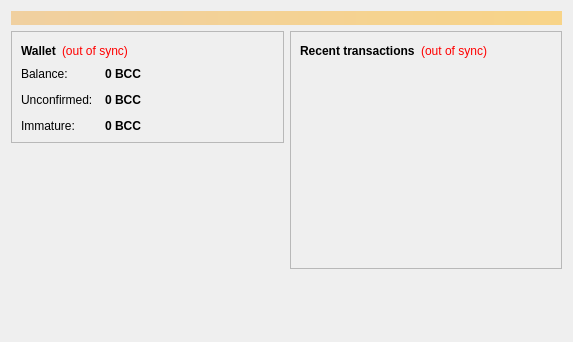
<?xml version="1.0" encoding="UTF-8"?>
<ui version="4.0">
 <class>OverviewPage</class>
 <widget class="QWidget" name="OverviewPage">
  <property name="geometry">
   <rect>
    <x>0</x>
    <y>0</y>
    <width>573</width>
    <height>342</height>
   </rect>
  </property>
  <property name="windowTitle">
   <string>Form</string>
  </property>
  <layout class="QVBoxLayout" name="topLayout">
   <item>
    <widget class="QLabel" name="labelAlerts">
     <property name="visible">
      <bool>false</bool>
     </property>
     <property name="styleSheet">
      <string notr="true">background-color: qlineargradient(x1: 0, y1: 0, x2: 1, y2: 0, stop:0 #F0D0A0, stop:1 #F8D488); color:#000000;</string>
     </property>
     <property name="wordWrap">
      <bool>true</bool>
     </property>
     <property name="margin">
      <number>3</number>
     </property>
    </widget>
   </item>
   <item>
    <layout class="QHBoxLayout" name="horizontalLayout" stretch="1,1">
     <item>
      <layout class="QVBoxLayout" name="verticalLayout_2">
       <item>
        <widget class="QFrame" name="frame">
         <property name="frameShape">
          <enum>QFrame::StyledPanel</enum>
         </property>
         <property name="frameShadow">
          <enum>QFrame::Raised</enum>
         </property>
         <layout class="QVBoxLayout" name="verticalLayout_4">
          <item>
           <layout class="QHBoxLayout" name="horizontalLayout_4">
            <item>
             <widget class="QLabel" name="label_5">
              <property name="font">
               <font>
                <weight>75</weight>
                <bold>true</bold>
               </font>
              </property>
              <property name="text">
               <string>Wallet</string>
              </property>
             </widget>
            </item>
            <item>
             <widget class="QLabel" name="labelWalletStatus">
              <property name="toolTip">
               <string>The displayed information may be out of date. Your wallet automatically synchronizes with the BullCityCoin network after a connection is established, but this process has not completed yet.</string>
              </property>
              <property name="styleSheet">
               <string notr="true">QLabel { color: red; }</string>
              </property>
              <property name="text">
               <string notr="true">(out of sync)</string>
              </property>
              <property name="alignment">
               <set>Qt::AlignLeading|Qt::AlignLeft|Qt::AlignVCenter</set>
              </property>
             </widget>
            </item>
            <item>
             <spacer name="horizontalSpacer_2">
              <property name="orientation">
               <enum>Qt::Horizontal</enum>
              </property>
              <property name="sizeHint" stdset="0">
               <size>
                <width>40</width>
                <height>20</height>
               </size>
              </property>
             </spacer>
            </item>
           </layout>
          </item>
          <item>
           <layout class="QFormLayout" name="formLayout_2">
            <property name="fieldGrowthPolicy">
             <enum>QFormLayout::AllNonFixedFieldsGrow</enum>
            </property>
            <property name="horizontalSpacing">
             <number>12</number>
            </property>
            <property name="verticalSpacing">
             <number>12</number>
            </property>
            <item row="0" column="0">
             <widget class="QLabel" name="label">
              <property name="text">
               <string>Balance:</string>
              </property>
             </widget>
            </item>
            <item row="0" column="1">
             <widget class="QLabel" name="labelBalance">
              <property name="font">
               <font>
                <weight>75</weight>
                <bold>true</bold>
               </font>
              </property>
              <property name="cursor">
               <cursorShape>IBeamCursor</cursorShape>
              </property>
              <property name="toolTip">
               <string>Your current balance</string>
              </property>
              <property name="text">
               <string notr="true">0 BCC</string>
              </property>
              <property name="textInteractionFlags">
               <set>Qt::LinksAccessibleByMouse|Qt::TextSelectableByKeyboard|Qt::TextSelectableByMouse</set>
              </property>
             </widget>
            </item>
            <item row="1" column="0">
             <widget class="QLabel" name="label_3">
              <property name="text">
               <string>Unconfirmed:</string>
              </property>
             </widget>
            </item>
            <item row="1" column="1">
             <widget class="QLabel" name="labelUnconfirmed">
              <property name="font">
               <font>
                <weight>75</weight>
                <bold>true</bold>
               </font>
              </property>
              <property name="cursor">
               <cursorShape>IBeamCursor</cursorShape>
              </property>
              <property name="toolTip">
               <string>Total of transactions that have yet to be confirmed, and do not yet count toward the current balance</string>
              </property>
              <property name="text">
               <string notr="true">0 BCC</string>
              </property>
              <property name="textInteractionFlags">
               <set>Qt::LinksAccessibleByMouse|Qt::TextSelectableByKeyboard|Qt::TextSelectableByMouse</set>
              </property>
             </widget>
            </item>
            <item row="2" column="0">
             <widget class="QLabel" name="labelImmatureText">
              <property name="text">
               <string>Immature:</string>
              </property>
             </widget>
            </item>
            <item row="2" column="1">
             <widget class="QLabel" name="labelImmature">
              <property name="font">
               <font>
                <weight>75</weight>
                <bold>true</bold>
               </font>
              </property>
              <property name="toolTip">
               <string>Mined balance that has not yet matured</string>
              </property>
              <property name="text">
               <string notr="true">0 BCC</string>
              </property>
              <property name="textInteractionFlags">
               <set>Qt::LinksAccessibleByMouse|Qt::TextSelectableByKeyboard|Qt::TextSelectableByMouse</set>
              </property>
             </widget>
            </item>
           </layout>
          </item>
         </layout>
        </widget>
       </item>
       <item>
        <spacer name="verticalSpacer">
         <property name="orientation">
          <enum>Qt::Vertical</enum>
         </property>
         <property name="sizeHint" stdset="0">
          <size>
           <width>20</width>
           <height>40</height>
          </size>
         </property>
        </spacer>
       </item>
      <item>
         <widget class="QLabel" name="coinimage">
          <property name="text">
           <string/>
          </property>
          <property name="pixmap">
           <pixmap resource="../bitcoin.qrc">:/icons/bitcoin</pixmap>
          </property>
          <property name="scaledContents">
           <bool>false</bool>
          </property>
          <property name="alignment">
           <set>Qt::AlignCenter</set>
          </property>
          <property name="margin">
           <number>-2</number>
          </property>
         </widget>
        </item>
      </layout>
     </item>
     <item>
      <layout class="QVBoxLayout" name="verticalLayout_3">
       <item>
        <widget class="QFrame" name="frame_2">
         <property name="frameShape">
          <enum>QFrame::StyledPanel</enum>
         </property>
         <property name="frameShadow">
          <enum>QFrame::Raised</enum>
         </property>
         <layout class="QVBoxLayout" name="verticalLayout">
          <item>
           <layout class="QHBoxLayout" name="horizontalLayout_2">
            <item>
             <widget class="QLabel" name="label_4">
              <property name="text">
               <string>&lt;b&gt;Recent transactions&lt;/b&gt;</string>
              </property>
             </widget>
            </item>
            <item>
             <widget class="QLabel" name="labelTransactionsStatus">
              <property name="toolTip">
               <string>The displayed information may be out of date. Your wallet automatically synchronizes with the BullCityCoin network after a connection is established, but this process has not completed yet.</string>
              </property>
              <property name="styleSheet">
               <string notr="true">QLabel { color: red; }</string>
              </property>
              <property name="text">
               <string notr="true">(out of sync)</string>
              </property>
              <property name="alignment">
               <set>Qt::AlignRight|Qt::AlignTrailing|Qt::AlignVCenter</set>
              </property>
             </widget>
            </item>
            <item>
             <spacer name="horizontalSpacer">
              <property name="orientation">
               <enum>Qt::Horizontal</enum>
              </property>
              <property name="sizeHint" stdset="0">
               <size>
                <width>40</width>
                <height>20</height>
               </size>
              </property>
             </spacer>
            </item>
           </layout>
          </item>
          <item>
           <widget class="QListView" name="listTransactions">
            <property name="styleSheet">
             <string notr="true">QListView { background: transparent; }</string>
            </property>
            <property name="frameShape">
             <enum>QFrame::NoFrame</enum>
            </property>
            <property name="verticalScrollBarPolicy">
             <enum>Qt::ScrollBarAlwaysOff</enum>
            </property>
            <property name="horizontalScrollBarPolicy">
             <enum>Qt::ScrollBarAlwaysOff</enum>
            </property>
            <property name="selectionMode">
             <enum>QAbstractItemView::NoSelection</enum>
            </property>
           </widget>
          </item>
         </layout>
        </widget>
       </item>
       <item>
        <spacer name="verticalSpacer_2">
         <property name="orientation">
          <enum>Qt::Vertical</enum>
         </property>
         <property name="sizeHint" stdset="0">
          <size>
           <width>20</width>
           <height>40</height>
          </size>
         </property>
        </spacer>
       </item>
      </layout>
     </item>
    </layout>
   </item>
  </layout>
 </widget>
 <resources/>
 <connections/>
</ui>
